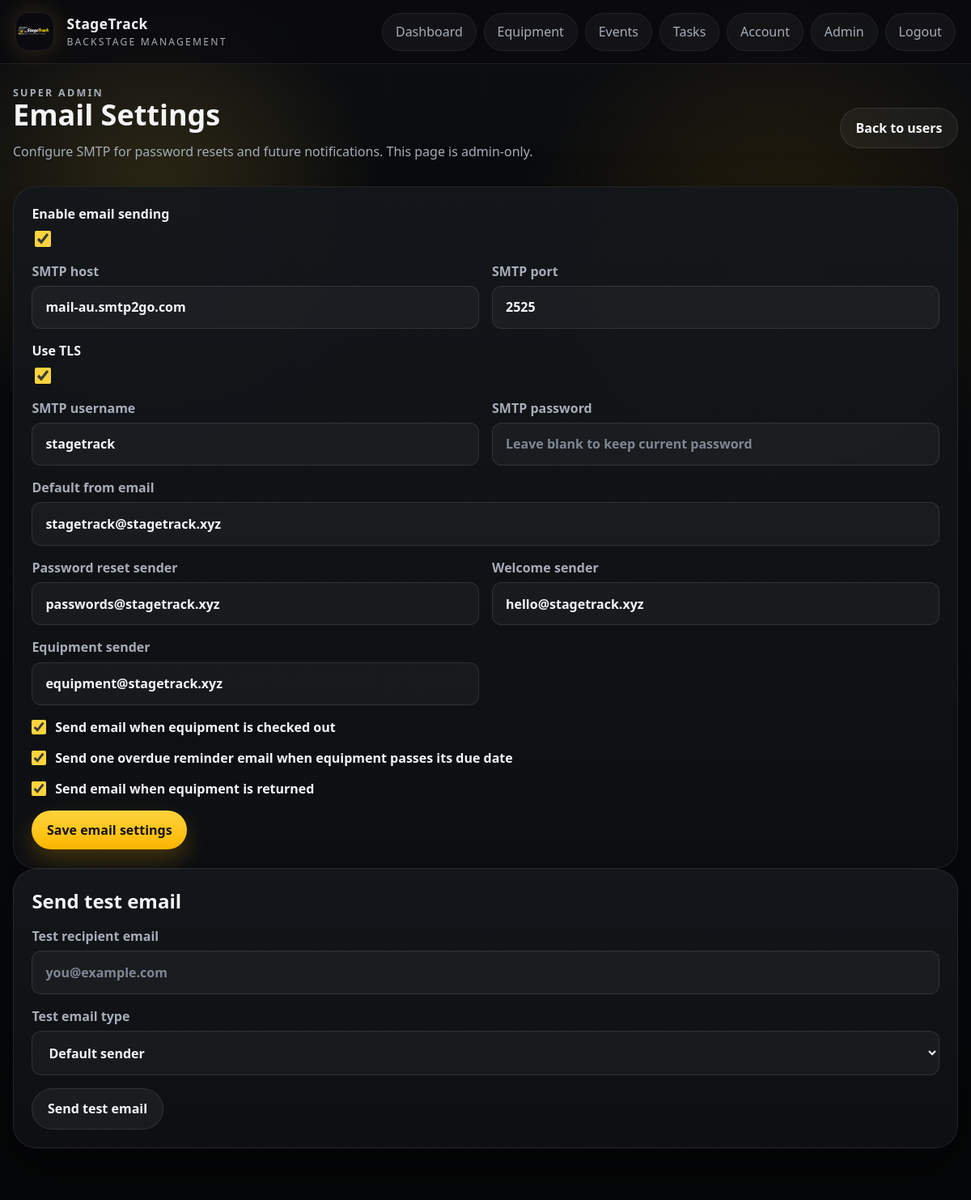
The page /admin/settings/email (signed in) on the database its author committed.
### app/models.py (models this page shows)
class SystemSettings(db.Model):
    id = db.Column(db.Integer, primary_key=True)
    school_name = db.Column(db.String(255), nullable=False, default="StageTrack")
    support_email = db.Column(db.String(255), default="")
    timezone_name = db.Column(db.String(100), nullable=False, default="Australia/Sydney")
    datetime_format = db.Column(db.String(100), nullable=False, default="%d %b %Y %I:%M %p")
    student_crew_can_view_all_events = db.Column(db.Boolean, nullable=False, default=False)
    student_crew_can_view_all_equipment = db.Column(db.Boolean, nullable=False, default=True)
    checkout_permission_role = db.Column(db.String(50), nullable=False, default="Stage Manager")
    maintenance_submit_permission_role = db.Column(db.String(50), nullable=False, default="Student Crew")
    consumable_manage_permission_role = db.Column(db.String(50), nullable=False, default="Stage Manager")
    pdf_export_permission_role = db.Column(db.String(50), nullable=False, default="Stage Manager")
    equipment_categories = db.Column(db.Text, nullable=False, default="")
    equipment_statuses = db.Column(db.Text, nullable=False, default="")
    serial_numbers_required = db.Column(db.Boolean, nullable=False, default=False)
    due_dates_required = db.Column(db.Boolean, nullable=False, default=False)
    due_soon_hours = db.Column(db.Integer, nullable=False, default=24)
    long_overdue_days = db.Column(db.Integer, nullable=False, default=7)
    auto_hide_removed_items = db.Column(db.Boolean, nullable=False, default=True)
    event_venues = db.Column(db.Text, nullable=False, default="")
    event_crew_roles = db.Column(db.Text, nullable=False, default="")
    auto_send_event_invites = db.Column(db.Boolean, nullable=False, default=True)
    event_equipment_sheet_scope = db.Column(db.String(50), nullable=False, default="all_linked")
    consumable_categories = db.Column(db.Text, nullable=False, default="")
    low_stock_alert_behavior = db.Column(db.String(50), nullable=False, default="at_or_below")
    students_can_log_consumables = db.Column(db.Boolean, nullable=False, default=True)
    negative_consumable_adjustments_manager_only = db.Column(db.Boolean, nullable=False, default=True)
    overdue_alert_recipients = db.Column(db.Text, nullable=False, default="")
    maintenance_alert_recipients = db.Column(db.Text, nullable=False, default="")
    enquiry_alert_recipients = db.Column(db.Text, nullable=False, default="")
    low_stock_alert_recipients = db.Column(db.Text, nullable=False, default="")
    password_reset_email_subject = db.Column(db.String(255), nullable=False, default="StageTrack Password Reset")
    welcome_email_subject = db.Column(db.String(255), nullable=False, default="Welcome to StageTrack")
    equipment_checkout_email_subject = db.Column(db.String(255), nullable=False, default="StageTrack equipment checked out: {equipment_name}")
    equipment_overdue_email_subject = db.Column(db.String(255), nullable=False, default="StageTrack equipment overdue: {equipment_name}")
    equipment_return_email_subject = db.Column(db.String(255), nullable=False, default="StageTrack equipment returned: {equipment_name}")
    maintenance_email_subject = db.Column(db.String(255), nullable=False, default="StageTrack maintenance request: {equipment_name}")
    enquiry_email_subject = db.Column(db.String(255), nullable=False, default="StageTrack enquiry from {name}")
    maintenance_statuses = db.Column(db.Text, nullable=False, default="")
    resolved_visible_in_queue = db.Column(db.Boolean, nullable=False, default=False)
    maintenance_resolve_permission_role = db.Column(db.String(50), nullable=False, default="Teacher")
    repeat_damage_threshold = db.Column(db.Integer, nullable=False, default=2)
    pdf_paper_size = db.Column(db.String(20), nullable=False, default="A4")
    pdf_show_header = db.Column(db.Boolean, nullable=False, default=True)
    pdf_header_text = db.Column(db.String(255), nullable=False, default="StageTrack")
    pdf_footer_text = db.Column(db.String(255), nullable=False, default="Generated by StageTrack")
    pdf_include_checkboxes = db.Column(db.Boolean, nullable=False, default=True)
    pdf_include_notes = db.Column(db.Boolean, nullable=False, default=True)
    pdf_include_signatures = db.Column(db.Boolean, nullable=False, default=False)
    updated_at = db.Column(db.DateTime, default=datetime.utcnow, onupdate=datetime.utcnow, nullable=False)

class EmailSettings(db.Model):
    id = db.Column(db.Integer, primary_key=True)
    smtp_host = db.Column(db.String(255), nullable=False, default="")
    smtp_port = db.Column(db.Integer, nullable=False, default=587)
    smtp_use_tls = db.Column(db.Boolean, nullable=False, default=True)
    smtp_username = db.Column(db.String(255), default="")
    smtp_password = db.Column(db.String(255), default="")
    smtp_from_email = db.Column(db.String(255), nullable=False, default="")
    smtp_from_reset_email = db.Column(db.String(255), nullable=False, default="")
    smtp_from_welcome_email = db.Column(db.String(255), nullable=False, default="")
    smtp_from_equipment_email = db.Column(db.String(255), nullable=False, default="")
    notify_equipment_checkout = db.Column(db.Boolean, nullable=False, default=True)
    notify_equipment_overdue = db.Column(db.Boolean, nullable=False, default=True)
    notify_equipment_return = db.Column(db.Boolean, nullable=False, default=True)
    smtp_enabled = db.Column(db.Boolean, nullable=False, default=False)
    updated_at = db.Column(db.DateTime, default=datetime.utcnow, onupdate=datetime.utcnow, nullable=False)

### app/admin/routes.py (the view, shortened to what this page needs)
@admin_bp.route("/settings/email", methods=["GET", "POST"])
@role_required("Admin")
def email_settings():
    settings = get_email_settings()
    return render_template("admin/email_settings.html", settings=settings)

### app/auth/routes.py (called while the page is built)
def current_user():
    user_id = session.get("user_id")
    if not user_id:
        return None
    user = db.session.get(User, user_id)
    if user and not user.is_active:
        session.clear()
        return None
    return user

def role_required(*allowed_roles):
    def decorator(view):
        @wraps(view)
        def wrapped_view(*args, **kwargs):
            user = current_user()
            if not user:
                return redirect(url_for("auth.login"))
            if user.role not in allowed_roles:
                flash("You do not have permission to access that page.", "error")
                return redirect(url_for("dashboard"))
            return view(*args, **kwargs)
        return wrapped_view
    return decorator

@auth_bp.app_context_processor
def inject_user():
    first_user_pending = User.query.count() == 0
    return {
        "current_user": current_user(),
        "manager_roles": MANAGER_ROLES,
        "registration_open": first_user_pending,
    }

### app/email_service.py (called while the page is built)
def get_email_settings():
    settings = EmailSettings.query.order_by(EmailSettings.id.asc()).first()
    if not settings:
        settings = EmailSettings()
        db.session.add(settings)
        db.session.commit()
    return settings

### app/site_service.py (called while the page is built)
def get_site_settings():
    settings = SiteSettings.query.order_by(SiteSettings.id.asc()).first()
    if not settings:
        settings = SiteSettings()
        db.session.add(settings)
        db.session.commit()
    return settings

### app/templates/admin/email_settings.html (shortened to what this page needs)
{% extends "base.html" %}
{% block content %}
<section class="page-header page-header-inline">
    <div>
        <p class="eyebrow">Super admin</p>
        <h1>Email Settings</h1>
        <p>Configure SMTP for password resets and future notifications. This page is admin-only.</p>
    </div>
    <a class="button button-secondary" href="{{ url_for('admin.users') }}">Back to users</a>
</section>
<section class="panel">
    <form method="post" class="form-grid two-column">
        <label class="full-width">
            <span>Enable email sending</span>
            <input type="checkbox" name="smtp_enabled" {% if settings.smtp_enabled %}checked{% endif %}>
        </label>
        <label>
            SMTP host
            <input type="text" name="smtp_host" value="{{ settings.smtp_host }}" placeholder="smtp.office365.com" required>
        </label>
        <label>
            SMTP port
            <input type="number" name="smtp_port" value="{{ settings.smtp_port }}" min="1" required>
        </label>
        <label class="full-width">
            <span>Use TLS</span>
            <input type="checkbox" name="smtp_use_tls" {% if settings.smtp_use_tls %}checked{% endif %}>
        </label>
        <label>
            SMTP username
            <input type="text" name="smtp_username" value="{{ settings.smtp_username }}">
        </label>
        <label>
            SMTP password
            <input type="password" name="smtp_password" placeholder="Leave blank to keep current password">
        </label>
        <label class="full-width">
            Default from email
            <input type="email" name="smtp_from_email" value="{{ settings.smtp_from_email }}" placeholder="noreply@school.edu" required>
        </label>
        <label>
            Password reset sender
            <input type="email" name="smtp_from_reset_email" value="{{ settings.smtp_from_reset_email }}" placeholder="passwordreset@stagetrack.xyz">
        </label>
        <label>
            Welcome sender
            <input type="email" name="smtp_from_welcome_email" value="{{ settings.smtp_from_welcome_email }}" placeholder="welcome@stagetrack.xyz">
        </label>
        <label>
            Equipment sender
            <input type="email" name="smtp_from_equipment_email" value="{{ settings.smtp_from_equipment_email }}" placeholder="equipment@stagetrack.xyz">
        </label>
        <label class="full-width checkbox-row">
            <input type="checkbox" name="notify_equipment_checkout" {% if settings.notify_equipment_checkout %}checked{% endif %}>
            <span>Send email when equipment is checked out</span>
        </label>
        <label class="full-width checkbox-row">
            <input type="checkbox" name="notify_equipment_overdue" {% if settings.notify_equipment_overdue %}checked{% endif %}>
            <span>Send one overdue reminder email when equipment passes its due date</span>
        </label>
        <label class="full-width checkbox-row">
            <input type="checkbox" name="notify_equipment_return" {% if settings.notify_equipment_return %}checked{% endif %}>
            <span>Send email when equipment is returned</span>
        </label>
        <div class="actions full-width">
            <button class="button button-primary" type="submit">Save email settings</button>
        </div>
    </form>
</section>
<section class="panel">
    <div class="panel-header">
        <h2>Send test email</h2>
    </div>
    <form method="post" action="{{ url_for('admin.test_email_settings') }}" class="form-grid">
        <label>
            Test recipient email
            <input type="email" name="test_email" placeholder="you@example.com" required>
        </label>
        <label>
            Test email type
            <select name="email_type">
                <option value="general">Default sender</option>
            </select>
        </label>
        <div class="actions">
            <button class="button button-secondary" type="submit">Send test email</button>
        </div>
    </form>
</section>
{% endblock %}

### app/templates/base.html (shortened to what this page needs)
<!doctype html>
<html lang="en">
<head>
    <link rel="stylesheet" href="{{ url_for('static', filename='css/styles.css') }}">
</head>
<body>
    <div class="app-backdrop"></div>
    <header class="site-header">
        <a class="brand" href="{{ url_for('home') }}">
            <img class="brand-logo" src="{{ url_for('static', filename='images/stagetrack-logo.png') }}" alt="StageTrack logo">
            <span class="brand-copy">
                <strong>{{ system_settings.school_name }}</strong>
                <span>{{ system_settings.support_email or "Backstage management" }}</span>
            </span>
        </a>
        <nav class="site-nav">
            {% if current_user %}
                <a href="{{ url_for('dashboard') }}">Dashboard</a>
                <a href="{{ url_for('equipment.index') }}">Equipment</a>
                <a href="{{ url_for('events.index') }}">Events</a>
                <a href="{{ url_for('tasks.index') }}">Tasks</a>
                <a href="{{ url_for('auth.account') }}">Account</a>
                {% if current_user.role == "Admin" %}
                    <a href="{{ url_for('admin.users') }}">Admin</a>
                {% endif %}
                <a href="{{ url_for('auth.logout') }}">Logout</a>
            {% else %}
                <a href="{{ url_for('auth.login') }}">Staff access</a>
            {% endif %}
        </nav>
    </header>
    <main class="page-shell">
        {% block content %}{% endblock %}
    </main>
</body>
</html>

### rows shown on the page
SystemSettings: school_name "StageTrack", support_email "BACKSTAGE MANAGEMENT"
EmailSettings: smtp_enabled "☑", smtp_host "mail-au.smtp2go.com", smtp_port "2525", smtp_use_tls "☑", smtp_username "stagetrack", smtp_from_email "stagetrack@stagetrack.xyz", smtp_from_reset_email "passwords@stagetrack.xyz", smtp_from_welcome_email "hello@stagetrack.xyz", smtp_from_equipment_email "equipment@stagetrack.xyz", notify_equipment_checkout "☑", notify_equipment_overdue "☑", notify_equipment_return "☑"
